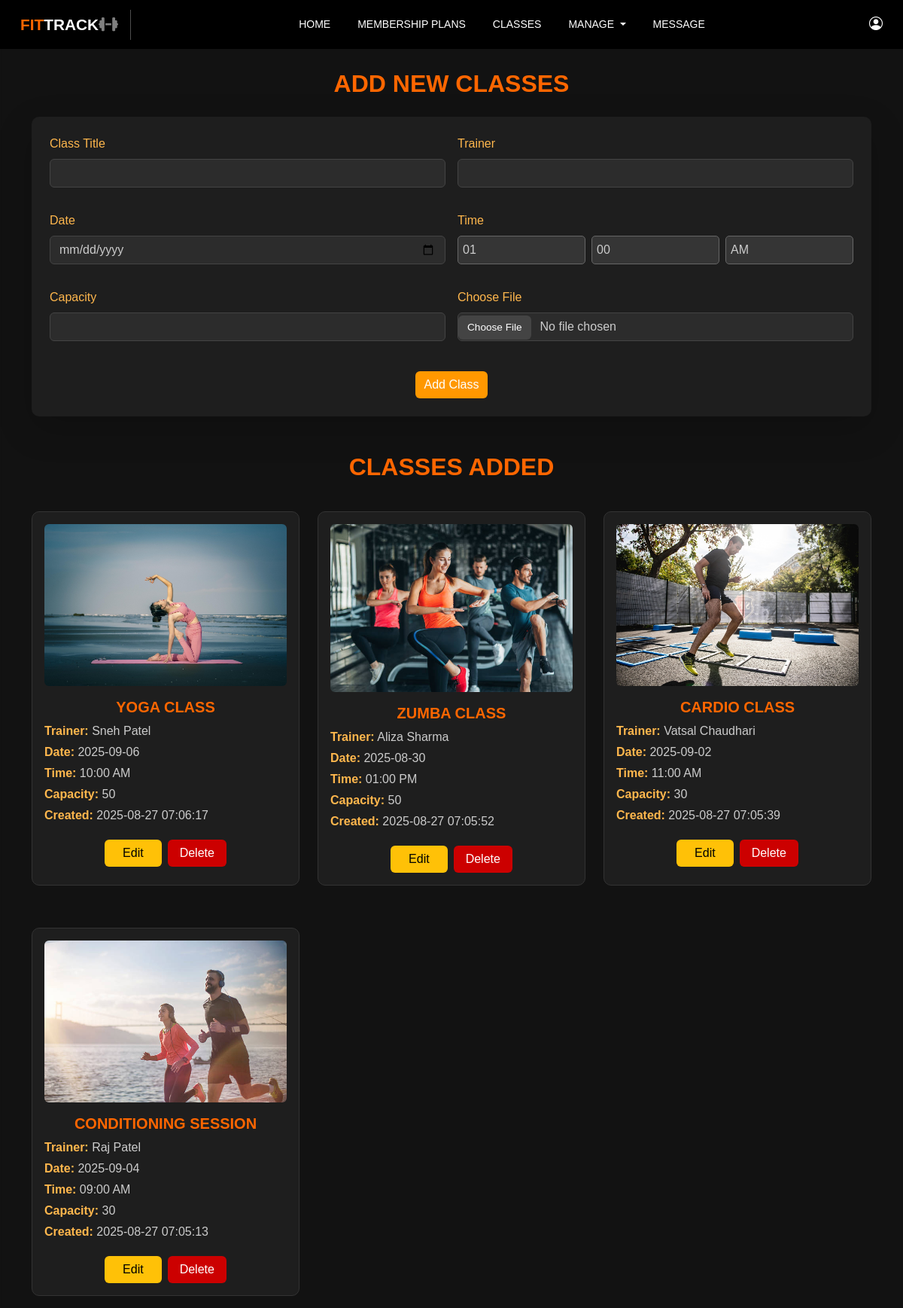
The page /admin/admin_classes.php on the database its author committed.
### tables this page shows
CREATE TABLE `classes` (
  `id` int(11) NOT NULL,
  `title` varchar(255) NOT NULL,
  `image` varchar(255) NOT NULL,
  `trainer` varchar(255) NOT NULL,
  `date` date NOT NULL,
  `time` time NOT NULL,
  `capacity` int(11) NOT NULL,
  `created_at` timestamp NOT NULL DEFAULT current_timestamp() ON UPDATE current_timestamp()
);

### admin/admin_classes.php (the view, shortened to what this page needs)
<?php
@include '../config.php';
$editData = null;
?>
<!DOCTYPE html>
<html lang="en">
<head>
    <link href="https://cdn.jsdelivr.net/npm/bootstrap@5.3.0/dist/css/bootstrap.min.css" rel="stylesheet">
    <link rel="stylesheet" href="https://cdn.jsdelivr.net/npm/bootstrap-icons@1.11.3/font/bootstrap-icons.css">
    <link rel="stylesheet" href="https://cdnjs.cloudflare.com/ajax/libs/font-awesome/6.5.2/css/all.min.css">
    <link rel="stylesheet" href="../css/admin_classes.css">
</head>
<body>
  <?php @include ('admin_header.php'); ?>
<div class="container">
  <h2 class="text-center fw-bold mb-4 mt-4" style="padding-top: 3px;">ADD NEW CLASSES</h2>
  <div class="row justify-content-center">
    <div class="col-md-12 col-lg-12">
      <div class="card p-4 mb-5 shadow-lg border-0">
        <form method="POST" enctype="multipart/form-data"  class="row g-3">
          <div class="col-md-6 mb-3">
            <label class="form-label">Class Title</label>
            <input type="text" name="title" class="form-control " required value="<?= $editData['title'] ?? '' ?>">
          </div>
          <div class="col-md-6 mb-3">
            <label class="form-label">Trainer</label>
            <input type="text" name="trainer" class="form-control " required value="<?= $editData['trainer'] ?? '' ?>">
          </div>
          <div class="col-md-6 mb-3">
            <label class="form-label">Date</label>
            <input type="date" name="date" class="form-control text-muted" required value="<?= $editData['date'] ?? '' ?>">
          </div>
          <div class="col-md-6 mb-3">
            <label class="form-label">Time</label>
            <div class="d-flex gap-2">
              <select name="hour" class="form-select custom-time text-muted" required>
                <?php for ($i = 1; $i <= 12; $i++): ?>
                  <option class="text-dark" value="<?= $i ?>" <?= (isset($editHour) && $editHour == $i) ? 'selected' : '' ?>><?= sprintf('%02d', $i) ?></option>
                <?php endfor; ?>
              </select>
              <select name="minute" class="form-select custom-time text-muted" required>
                <?php foreach ([0, 15, 30, 45] as $m): ?>
                  <option class="text-dark" value="<?= $m ?>" <?= (isset($editMinute) && $editMinute == $m) ? 'selected' : '' ?>><?= sprintf('%02d', $m) ?></option>
                <?php endforeach; ?>
              </select>
              <select name="ampm" class="form-select custom-time text-muted" required>
                <option class="text-dark" value="AM" <?= (isset($editMeridiem) && $editMeridiem == 'AM') ? 'selected' : '' ?>>AM</option>
              </select>
            </div>
          </div>
          <div class="col-md-6 mb-3">
            <label class="form-label">Capacity</label>
            <input type="number" name="capacity" class="form-control " min="0" required value="<?= $editData['capacity'] ?? '' ?>">
          </div>
        <div class="col-md-6 file-upload-wrapper mb-3">
          <label class="form-label file-upload-label">Choose File</label>
          <input type="file" name="image" class="form-control text-muted" accept="image/*" <?= $editData ? '' : 'required' ?>>
        </div>
        <div class="text-center mt-4">
         <?php if ($editData): ?>
          <div class="d-flex justify-content-center gap-3">
            <button type="submit" name="update" class="btn btn-primary">Update Class</button>
            <a href="admin_classes.php" class="btn btn-secondary">Cancel</a>
          </div>
         <?php else: ?>
           <button type="submit" name="add" class="btn btn-success">Add Class</button>
         <?php endif; ?>
       </div>
     </form>
    </div>
   </div>
</div>
  <h2 id="classes" class="mb-4 text-center fw-bold">CLASSES ADDED</h2>
  <div class="row g-4">
    <?php
    $result = mysqli_query($conn, "SELECT * FROM classes ORDER BY created_at DESC");
    if (mysqli_num_rows($result) > 0):
        while ($row = mysqli_fetch_assoc($result)):
    ?>
      <div class="col-md-4 d-flex py-3">
        <div class="card p-3 h-100 w-100">
          <img src="../uploads/<?= $row['image'] ?>" class="img-fluid mb-3 rounded" alt="Class Image">
          <h5 class="text-center fw-bold" style="color: #ff6600; font-weight: bold;"><?= htmlspecialchars($row['title']) ?></h5>
          <p class="text-muted mb-1"><strong >Trainer:</strong> <?= $row['trainer'] ?></p>
          <p class="text-muted mb-1"><strong>Date:</strong> <?= $row['date'] ?></p>
          <p class="text-muted mb-1"><strong>Time:</strong> <?= date('h:i A', strtotime($row['time'])) ?></p>
          <p class="text-muted mb-1"><strong>Capacity:</strong> <?= $row['capacity'] ?></p>
          <p class="text-muted mb-1"><strong>Created:</strong> <?= $row['created_at'] ?></p>
          <div class="d-flex justify-content-center gap-2 mt-3">
            <a href="?edit=<?= $row['id'] ?>" class="btn btn-warning px-4">Edit</a>
            <a href="?delete=<?= $row['id'] ?>" class="btn btn-danger px-3">Delete</a>
          </div>
        </div>
      </div>
    <?php endwhile; endif; ?>
  </div>
</div>
</body>
</html>

### css/admin_classes.css (style rules this page uses)
body { background-color: #121212; color: #e0e0e0; font-family: 'Segoe UI', Tahoma, Geneva, Verdana, sans-serif; backdrop-filter: blur(1px); }
h2 { font-weight: 600; color: #ff6600; }
.card { background: #1e1e1e; border: 1px solid #333; border-radius: 10px; }
.card h5,.card p,.card img,.form-label { color: #fff; }
.card .text-muted { color: #ccc !important; }
.card strong { color: #ffb74d; font-weight: bold; }
.form-control, .form-select { background: #2c2c2c; color: #fff; border: 1px solid #444; }
.form-label { color: #ffb74d; font-weight: 500; }
.form-control::placeholder { color: #bbb; }
.btn-primary, .btn-success { background-color: #ff9800 !important; border: none; }
.btn-warning { border: none; font-weight: 500; }
.btn-danger { background-color: #cc0000; border: none; font-weight: 500; }
select.form-select,select.custom-time { background-color: rgba(255, 255, 255, 0.1); color: #fff; border: 1px solid #666; border-radius: 5px; padding: 6px; }

### admin/admin_header.php (style rules this page uses)
body { margin: 0; font-family: Arial, sans-serif; background-size: cover; }

### rows shown on the page
classes: image (picture), title "YOGA CLASS", trainer "Sneh Patel", date "2025-09-06", time "10:00 AM", capacity "50", created_at "2025-08-27 07:06:17"
classes: image (picture), title "ZUMBA CLASS", trainer "Aliza Sharma", date "2025-08-30", time "01:00 PM", capacity "50", created_at "2025-08-27 07:05:52"
classes: image (picture), title "CARDIO CLASS", trainer "Vatsal Chaudhari", date "2025-09-02", time "11:00 AM", capacity "30", created_at "2025-08-27 07:05:39"
classes: image (picture), title "CONDITIONING SESSION", trainer "Raj Patel", date "2025-09-04", time "09:00 AM", capacity "30", created_at "2025-08-27 07:05:13"

### other values the page prints
form field hour "01"
form field minute "00"
